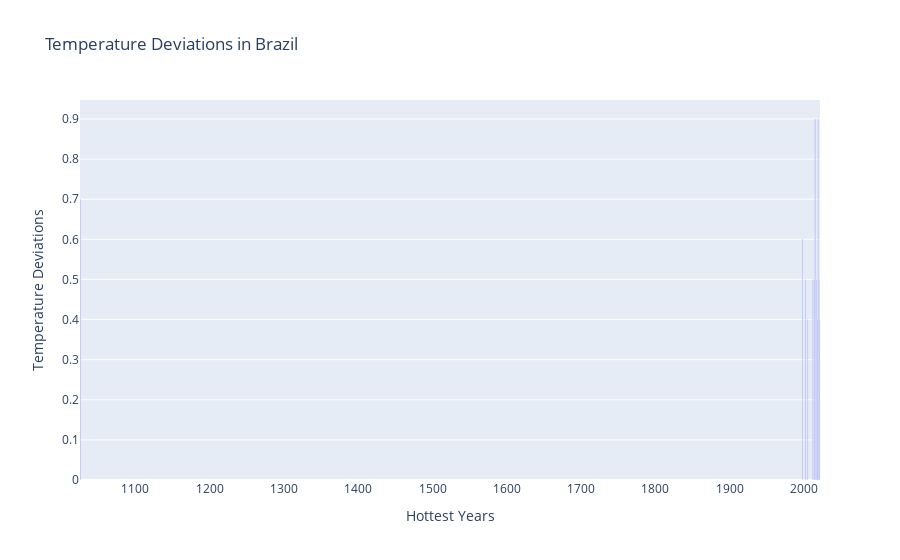

This figure's notebook cell:
### Code cell
fig = px.bar(dfx, x = "Hottest Years", y = "Temperature Deviations",  title="Temperature Deviations in Brazil")
fig.show()

### Figure 1 — Plotly figure (JSON) as saved in the notebook; plotly's stock layout.template omitted (floating-point values rounded to 4 significant figures)
{"data": [{"alignmentgroup": "True", "hovertemplate": "Hottest Years=%{x}<br>Temperature Deviations=%{y}<extra></extra>", "legendgroup": "", "marker": {"color": "#636efa", "pattern": {"shape": ""}}, "name": "", "offsetgroup": "", "orientation": "v", "showlegend": false, "textposition": "auto", "type": "bar", "x": [2015, 2019, 1026, 1998, 2017, 2020, 2012, 2002, 2014, 2018, 2005, 2021], "xaxis": "x", "y": [0.9, 0.9, 0.7, 0.6, 0.5, 0.5, 0.5, 0.5, 0.5, 0.4, 0.4, 0.4], "yaxis": "y"}], "layout": {"barmode": "relative", "legend": {"tracegroupgap": 0}, "title": {"text": "Temperature Deviations in Brazil"}, "xaxis": {"anchor": "y", "domain": [0, 1], "title": {"text": "Hottest Years"}}, "yaxis": {"anchor": "x", "domain": [0, 1], "title": {"text": "Temperature Deviations"}}}}
